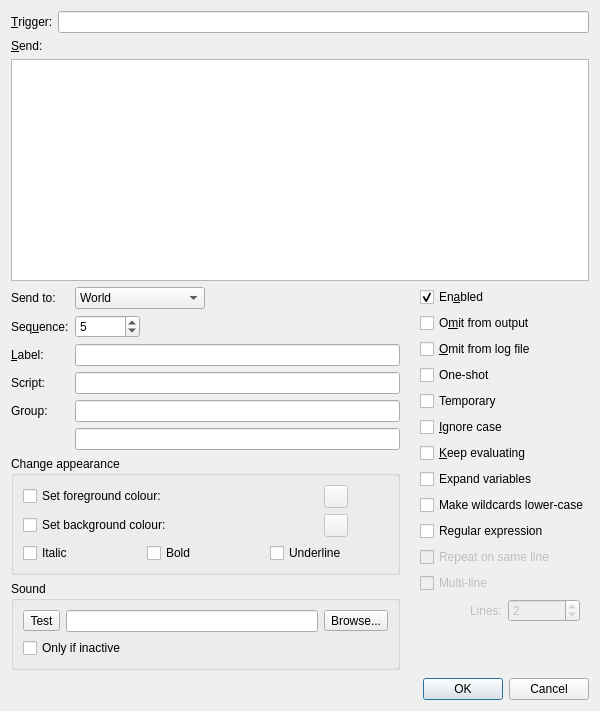
<?xml version="1.0" encoding="UTF-8"?>
<ui version="4.0">
 <class>TriggerEdit</class>
 <widget class="QDialog" name="TriggerEdit">
  <property name="geometry">
   <rect>
    <x>0</x>
    <y>0</y>
    <width>600</width>
    <height>711</height>
   </rect>
  </property>
  <property name="minimumSize">
   <size>
    <width>0</width>
    <height>0</height>
   </size>
  </property>
  <property name="windowTitle">
   <string>Edit Trigger</string>
  </property>
  <layout class="QVBoxLayout" name="verticalLayout">
   <item>
    <widget class="QWidget" name="reactions_pattern" native="true">
     <layout class="QHBoxLayout" name="_3">
      <property name="leftMargin">
       <number>0</number>
      </property>
      <property name="topMargin">
       <number>0</number>
      </property>
      <property name="rightMargin">
       <number>0</number>
      </property>
      <property name="bottomMargin">
       <number>0</number>
      </property>
      <item>
       <widget class="QLabel" name="Pattern_label">
        <property name="text">
         <string>&amp;Trigger:</string>
        </property>
        <property name="buddy">
         <cstring>Pattern</cstring>
        </property>
       </widget>
      </item>
      <item>
       <widget class="QLineEdit" name="Pattern"/>
      </item>
     </layout>
    </widget>
   </item>
   <item>
    <widget class="QLabel" name="Text_label">
     <property name="text">
      <string>&amp;Send:</string>
     </property>
     <property name="buddy">
      <cstring>Text</cstring>
     </property>
    </widget>
   </item>
   <item>
    <widget class="QPlainTextEdit" name="Text">
     <property name="sizePolicy">
      <sizepolicy hsizetype="Expanding" vsizetype="Expanding">
       <horstretch>0</horstretch>
       <verstretch>1</verstretch>
      </sizepolicy>
     </property>
     <property name="minimumSize">
      <size>
       <width>0</width>
       <height>0</height>
      </size>
     </property>
    </widget>
   </item>
   <item>
    <layout class="QHBoxLayout" name="_main">
     <property name="spacing">
      <number>20</number>
     </property>
     <item>
      <layout class="QVBoxLayout" name="_options">
       <property name="spacing">
        <number>6</number>
       </property>
       <item>
        <layout class="QFormLayout" name="_send">
         <item row="0" column="0">
          <widget class="QLabel" name="UserSendTo_label">
           <property name="text">
            <string>Send to:</string>
           </property>
           <property name="buddy">
            <cstring>UserSendTo</cstring>
           </property>
          </widget>
         </item>
         <item row="0" column="1">
          <widget class="QComboBox" name="UserSendTo">
           <property name="sizePolicy">
            <sizepolicy hsizetype="Fixed" vsizetype="Fixed">
             <horstretch>0</horstretch>
             <verstretch>0</verstretch>
            </sizepolicy>
           </property>
           <item>
            <property name="text">
             <string>World</string>
            </property>
           </item>
           <item>
            <property name="text">
             <string>Command</string>
            </property>
           </item>
           <item>
            <property name="text">
             <string>Output</string>
            </property>
           </item>
           <item>
            <property name="text">
             <string>Status</string>
            </property>
           </item>
           <item>
            <property name="text">
             <string>Notepad (new)</string>
            </property>
           </item>
           <item>
            <property name="text">
             <string>Notepad (append)</string>
            </property>
           </item>
           <item>
            <property name="text">
             <string>Notepad (replace)</string>
            </property>
           </item>
           <item>
            <property name="text">
             <string>Log file</string>
            </property>
           </item>
           <item>
            <property name="text">
             <string>Variable</string>
            </property>
           </item>
           <item>
            <property name="text">
             <string>Script</string>
            </property>
           </item>
          </widget>
         </item>
         <item row="1" column="0">
          <widget class="QLabel" name="Sequence_label">
           <property name="text">
            <string>Seq&amp;uence:</string>
           </property>
           <property name="buddy">
            <cstring>Sequence</cstring>
           </property>
          </widget>
         </item>
         <item row="1" column="1">
          <widget class="QSpinBox" name="Sequence">
           <property name="sizePolicy">
            <sizepolicy hsizetype="Fixed" vsizetype="Fixed">
             <horstretch>0</horstretch>
             <verstretch>0</verstretch>
            </sizepolicy>
           </property>
           <property name="minimum">
            <number>-30000</number>
           </property>
           <property name="maximum">
            <number>30000</number>
           </property>
           <property name="value">
            <number>5</number>
           </property>
          </widget>
         </item>
         <item row="2" column="0">
          <widget class="QLabel" name="Label_label">
           <property name="text">
            <string>&amp;Label:</string>
           </property>
           <property name="buddy">
            <cstring>Label</cstring>
           </property>
          </widget>
         </item>
         <item row="2" column="1">
          <widget class="QLineEdit" name="Label"/>
         </item>
         <item row="3" column="0">
          <widget class="QLabel" name="Script_label">
           <property name="text">
            <string>Script:</string>
           </property>
           <property name="buddy">
            <cstring>Script</cstring>
           </property>
          </widget>
         </item>
         <item row="3" column="1">
          <widget class="QLineEdit" name="Script"/>
         </item>
         <item row="4" column="0">
          <widget class="QLabel" name="Group_label">
           <property name="text">
            <string>Group:</string>
           </property>
           <property name="buddy">
            <cstring>Group</cstring>
           </property>
          </widget>
         </item>
         <item row="4" column="1">
          <widget class="QLineEdit" name="Group"/>
         </item>
         <item row="5" column="0">
          <widget class="QLabel" name="Variable_label">
           <property name="text">
            <string/>
           </property>
           <property name="buddy">
            <cstring>Variable</cstring>
           </property>
          </widget>
         </item>
         <item row="5" column="1">
          <widget class="QLineEdit" name="Variable">
           <property name="visible">
            <bool>false</bool>
           </property>
          </widget>
         </item>
        </layout>
       </item>
       <item>
        <widget class="QGroupBox" name="triggers_style">
         <property name="title">
          <string>Change appearance</string>
         </property>
         <layout class="QVBoxLayout" name="verticalLayout_2">
          <item>
           <layout class="QGridLayout" name="gridLayout">
            <item row="1" column="1">
             <widget class="ColorPickerButton" name="BackgroundColor">
              <property name="enabled">
               <bool>false</bool>
              </property>
              <property name="baseSize">
               <size>
                <width>20</width>
                <height>20</height>
               </size>
              </property>
             </widget>
            </item>
            <item row="0" column="0">
             <widget class="QCheckBox" name="ChangeForeground">
              <property name="text">
               <string>Set foreground colour:</string>
              </property>
             </widget>
            </item>
            <item row="0" column="1">
             <widget class="ColorPickerButton" name="ForegroundColor">
              <property name="enabled">
               <bool>false</bool>
              </property>
              <property name="baseSize">
               <size>
                <width>20</width>
                <height>20</height>
               </size>
              </property>
             </widget>
            </item>
            <item row="1" column="0">
             <widget class="QCheckBox" name="ChangeBackground">
              <property name="text">
               <string>Set background colour:</string>
              </property>
             </widget>
            </item>
            <item row="0" column="2">
             <spacer name="horizontalSpacer">
              <property name="orientation">
               <enum>Qt::Orientation::Horizontal</enum>
              </property>
              <property name="sizeType">
               <enum>QSizePolicy::Policy::Preferred</enum>
              </property>
              <property name="sizeHint" stdset="0">
               <size>
                <width>40</width>
                <height>20</height>
               </size>
              </property>
             </spacer>
            </item>
           </layout>
          </item>
          <item>
           <layout class="QHBoxLayout" name="horizontalLayout">
            <item>
             <widget class="QCheckBox" name="MakeItalic">
              <property name="text">
               <string>Italic</string>
              </property>
             </widget>
            </item>
            <item>
             <widget class="QCheckBox" name="MakeBold">
              <property name="text">
               <string>Bold</string>
              </property>
             </widget>
            </item>
            <item>
             <widget class="QCheckBox" name="MakeUnderline">
              <property name="text">
               <string>Underline</string>
              </property>
             </widget>
            </item>
           </layout>
          </item>
         </layout>
        </widget>
       </item>
       <item>
        <widget class="QGroupBox" name="triggers_sound">
         <property name="sizePolicy">
          <sizepolicy hsizetype="Expanding" vsizetype="Preferred">
           <horstretch>0</horstretch>
           <verstretch>0</verstretch>
          </sizepolicy>
         </property>
         <property name="title">
          <string>Sound</string>
         </property>
         <layout class="QVBoxLayout" name="verticalLayout_5">
          <item>
           <layout class="QHBoxLayout" name="_soundfile">
            <item>
             <widget class="QToolButton" name="Sound_test">
              <property name="text">
               <string>Test</string>
              </property>
              <property name="icon">
               <iconset theme="audio-volume-high-symbolic"/>
              </property>
             </widget>
            </item>
            <item>
             <widget class="QLineEdit" name="Sound">
              <property name="clearButtonEnabled">
               <bool>true</bool>
              </property>
             </widget>
            </item>
            <item>
             <widget class="QToolButton" name="Sound_browse">
              <property name="text">
               <string>Browse...</string>
              </property>
              <property name="icon">
               <iconset theme="document-open"/>
              </property>
             </widget>
            </item>
           </layout>
          </item>
          <item>
           <widget class="QCheckBox" name="SoundIfInactive">
            <property name="text">
             <string>Only if inactive</string>
            </property>
           </widget>
          </item>
         </layout>
        </widget>
       </item>
       <item>
        <spacer name="verticalSpacer">
         <property name="orientation">
          <enum>Qt::Orientation::Vertical</enum>
         </property>
         <property name="sizeHint" stdset="0">
          <size>
           <width>20</width>
           <height>2</height>
          </size>
         </property>
        </spacer>
       </item>
      </layout>
     </item>
     <item>
      <layout class="QVBoxLayout" name="_checkboxes">
       <property name="spacing">
        <number>6</number>
       </property>
       <item>
        <widget class="QCheckBox" name="Enabled">
         <property name="text">
          <string>En&amp;abled</string>
         </property>
         <property name="checked">
          <bool>true</bool>
         </property>
        </widget>
       </item>
       <item>
        <widget class="QCheckBox" name="OmitFromOutput">
         <property name="text">
          <string>O&amp;mit from output</string>
         </property>
        </widget>
       </item>
       <item>
        <widget class="QCheckBox" name="OmitFromLog">
         <property name="text">
          <string>&amp;Omit from log file</string>
         </property>
        </widget>
       </item>
       <item>
        <widget class="QCheckBox" name="OneShot">
         <property name="text">
          <string>One-shot</string>
         </property>
        </widget>
       </item>
       <item>
        <widget class="QCheckBox" name="Temporary">
         <property name="text">
          <string>Temporary</string>
         </property>
        </widget>
       </item>
       <item>
        <widget class="QCheckBox" name="IgnoreCase">
         <property name="text">
          <string>&amp;Ignore case</string>
         </property>
        </widget>
       </item>
       <item>
        <widget class="QCheckBox" name="KeepEvaluating">
         <property name="text">
          <string>&amp;Keep evaluating</string>
         </property>
        </widget>
       </item>
       <item>
        <widget class="QCheckBox" name="ExpandVariables">
         <property name="text">
          <string>Expand variables</string>
         </property>
        </widget>
       </item>
       <item>
        <widget class="QCheckBox" name="LowercaseWildcard">
         <property name="text">
          <string>Make wildcards lower-case</string>
         </property>
        </widget>
       </item>
       <item>
        <widget class="QCheckBox" name="IsRegex">
         <property name="text">
          <string>Regular expression</string>
         </property>
        </widget>
       </item>
       <item>
        <widget class="QCheckBox" name="Repeats">
         <property name="enabled">
          <bool>false</bool>
         </property>
         <property name="text">
          <string>Repeat on same line</string>
         </property>
        </widget>
       </item>
       <item>
        <widget class="QCheckBox" name="MultiLine">
         <property name="enabled">
          <bool>false</bool>
         </property>
         <property name="text">
          <string>Multi-line</string>
         </property>
        </widget>
       </item>
       <item>
        <widget class="QWidget" name="triggers_multi_line" native="true">
         <property name="enabled">
          <bool>false</bool>
         </property>
         <layout class="QHBoxLayout" name="horizontalLayout_6">
          <property name="topMargin">
           <number>0</number>
          </property>
          <item alignment="Qt::AlignmentFlag::AlignRight">
           <widget class="QLabel" name="LinesToMatch_label">
            <property name="enabled">
             <bool>false</bool>
            </property>
            <property name="text">
             <string>Lines:</string>
            </property>
            <property name="buddy">
             <cstring>LinesToMatch</cstring>
            </property>
           </widget>
          </item>
          <item>
           <widget class="QSpinBox" name="LinesToMatch">
            <property name="enabled">
             <bool>false</bool>
            </property>
            <property name="minimum">
             <number>1</number>
            </property>
            <property name="value">
             <number>2</number>
            </property>
           </widget>
          </item>
         </layout>
        </widget>
       </item>
       <item>
        <spacer name="verticalSpacer_2">
         <property name="orientation">
          <enum>Qt::Orientation::Vertical</enum>
         </property>
         <property name="sizeHint" stdset="0">
          <size>
           <width>20</width>
           <height>2</height>
          </size>
         </property>
        </spacer>
       </item>
      </layout>
     </item>
    </layout>
   </item>
   <item>
    <widget class="QDialogButtonBox" name="buttonBox">
     <property name="orientation">
      <enum>Qt::Orientation::Horizontal</enum>
     </property>
     <property name="standardButtons">
      <set>QDialogButtonBox::StandardButton::Cancel|QDialogButtonBox::StandardButton::Ok</set>
     </property>
    </widget>
   </item>
  </layout>
 </widget>
 <customwidgets>
  <customwidget>
   <class>ColorPickerButton</class>
   <extends>QToolButton</extends>
   <header>colorpickerbutton.h</header>
  </customwidget>
 </customwidgets>
 <resources/>
 <connections>
  <connection>
   <sender>buttonBox</sender>
   <signal>accepted()</signal>
   <receiver>TriggerEdit</receiver>
   <slot>accept()</slot>
   <hints>
    <hint type="sourcelabel">
     <x>205</x>
     <y>917</y>
    </hint>
    <hint type="destinationlabel">
     <x>157</x>
     <y>274</y>
    </hint>
   </hints>
  </connection>
  <connection>
   <sender>buttonBox</sender>
   <signal>rejected()</signal>
   <receiver>TriggerEdit</receiver>
   <slot>reject()</slot>
   <hints>
    <hint type="sourcelabel">
     <x>205</x>
     <y>917</y>
    </hint>
    <hint type="destinationlabel">
     <x>286</x>
     <y>274</y>
    </hint>
   </hints>
  </connection>
  <connection>
   <sender>IsRegex</sender>
   <signal>toggled(bool)</signal>
   <receiver>MultiLine</receiver>
   <slot>setEnabled(bool)</slot>
   <hints>
    <hint type="sourcelabel">
     <x>658</x>
     <y>614</y>
    </hint>
    <hint type="destinationlabel">
     <x>658</x>
     <y>828</y>
    </hint>
   </hints>
  </connection>
  <connection>
   <sender>IsRegex</sender>
   <signal>toggled(bool)</signal>
   <receiver>triggers_multi_line</receiver>
   <slot>setEnabled(bool)</slot>
   <hints>
    <hint type="sourcelabel">
     <x>658</x>
     <y>614</y>
    </hint>
    <hint type="destinationlabel">
     <x>658</x>
     <y>873</y>
    </hint>
   </hints>
  </connection>
  <connection>
   <sender>MultiLine</sender>
   <signal>toggled(bool)</signal>
   <receiver>LinesToMatch</receiver>
   <slot>setEnabled(bool)</slot>
   <hints>
    <hint type="sourcelabel">
     <x>658</x>
     <y>828</y>
    </hint>
    <hint type="destinationlabel">
     <x>649</x>
     <y>864</y>
    </hint>
   </hints>
  </connection>
  <connection>
   <sender>MultiLine</sender>
   <signal>toggled(bool)</signal>
   <receiver>LinesToMatch_label</receiver>
   <slot>setEnabled(bool)</slot>
   <hints>
    <hint type="sourcelabel">
     <x>658</x>
     <y>828</y>
    </hint>
    <hint type="destinationlabel">
     <x>549</x>
     <y>864</y>
    </hint>
   </hints>
  </connection>
  <connection>
   <sender>ChangeForeground</sender>
   <signal>toggled(bool)</signal>
   <receiver>ForegroundColor</receiver>
   <slot>setEnabled(bool)</slot>
   <hints>
    <hint type="sourcelabel">
     <x>322</x>
     <y>695</y>
    </hint>
    <hint type="destinationlabel">
     <x>371</x>
     <y>697</y>
    </hint>
   </hints>
  </connection>
  <connection>
   <sender>ChangeBackground</sender>
   <signal>toggled(bool)</signal>
   <receiver>BackgroundColor</receiver>
   <slot>setEnabled(bool)</slot>
   <hints>
    <hint type="sourcelabel">
     <x>322</x>
     <y>731</y>
    </hint>
    <hint type="destinationlabel">
     <x>371</x>
     <y>733</y>
    </hint>
   </hints>
  </connection>
 </connections>
</ui>
